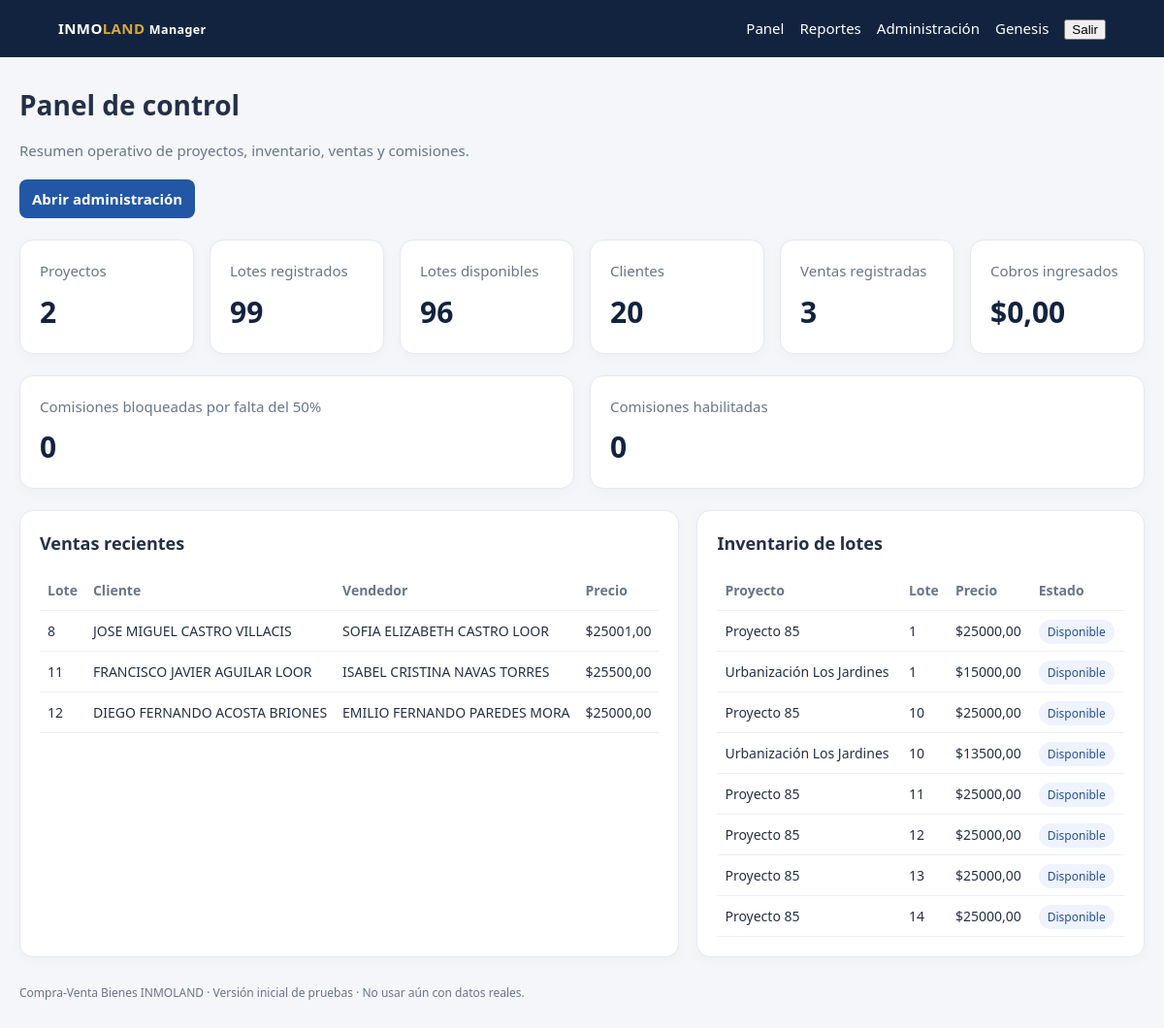
The page / (signed in) on the database its author committed.
### core/models.py (models this page shows, shortened)
class Sale(models.Model):
    class SaleType(models.TextChoices):
        CASH = "cash", "Contado"
        CREDIT = "credit", "Crédito directo"
    lot = models.ForeignKey(Lot, on_delete=models.PROTECT, related_name="sales", verbose_name="Lote")
    client = models.ForeignKey(Client, on_delete=models.PROTECT, related_name="sales", verbose_name="Cliente")
    seller = models.ForeignKey(Seller, on_delete=models.PROTECT, related_name="sales", verbose_name="Vendedor")
    sale_type = models.CharField("Modalidad", max_length=10, choices=SaleType.choices)
    sale_date = models.DateField("Fecha de venta", default=timezone.localdate)
    final_price = models.DecimalField("Precio final", max_digits=14, decimal_places=2, validators=[MinValueValidator(0)])
    initial_payment = models.DecimalField("Abono inicial", max_digits=14, decimal_places=2, default=0, validators=[MinValueValidator(0)])
    credit_months = models.PositiveSmallIntegerField(
        "Plazo del crédito (meses)",
        default=30,
    )
    interest_type = models.CharField(
        "Tipo de interés",
        max_length=15,
        choices=[
            ("none", "Sin intereses"),
            ("monthly_rate", "Con tasa mensual"),
        ],
        default="none",
    )
    monthly_interest_rate = models.DecimalField(
    "Tasa de interés mensual (%)",
    max_digits=6,
    decimal_places=3,
    default=0,
    validators=[MinValueValidator(0)],
)
    notes = models.TextField("Notas", blank=True)
    class Meta:
        ordering = ["-sale_date", "-id"]
        verbose_name = "Venta"
        verbose_name_plural = "Ventas"

class Lot(models.Model):
    class Status(models.TextChoices):
        AVAILABLE = "available", "Disponible"
        RESERVED = "reserved", "Separado"
        PROMISE = "promise", "Promesa firmada"
        DEED = "deed", "Escriturado"
        CASH = "cash", "Vendido al contado"
        CREDIT = "credit", "Vendido a crédito"
    project = models.ForeignKey(Project, on_delete=models.PROTECT, related_name="lots", verbose_name="Proyecto")
    number = models.CharField("Número de lote", max_length=30)
    block = models.CharField("Manzana / cuadra", max_length=30, blank=True)
    block_ref = models.ForeignKey("Block", on_delete=models.SET_NULL, null=True, blank=True, related_name="lots", verbose_name="Cuadra o manzana")
    street = models.CharField("Calle / ubicación", max_length=150, blank=True)
    area_m2 = models.DecimalField("Superficie (m²)", max_digits=10, decimal_places=2, default=0, validators=[MinValueValidator(0)])
    front_m = models.DecimalField("Frente (m)", max_digits=8, decimal_places=2, null=True, blank=True, validators=[MinValueValidator(0)])
    back_m = models.DecimalField("Fondo / lado posterior (m)", max_digits=8, decimal_places=2, null=True, blank=True, validators=[MinValueValidator(0)])
    right_side_m = models.DecimalField("Lado derecho (m)", max_digits=8, decimal_places=2, null=True, blank=True, validators=[MinValueValidator(0)])
    left_side_m = models.DecimalField("Lado izquierdo (m)", max_digits=8, decimal_places=2, null=True, blank=True, validators=[MinValueValidator(0)])
    sale_price = models.DecimalField("Precio de venta", max_digits=14, decimal_places=2, validators=[MinValueValidator(0)])
    status = models.CharField("Estado", max_length=20, choices=Status.choices, default=Status.AVAILABLE)
    notes = models.TextField("Notas", blank=True)
    class Meta:
        ordering = ["project", "block", "number"]
        constraints = [models.UniqueConstraint(fields=["project", "number"], name="unique_lot_number_per_project")]
        verbose_name = "Lote"
        verbose_name_plural = "Lotes"

class Client(models.Model):
    first_name = models.CharField("Nombres", max_length=100)
    last_name = models.CharField("Apellidos", max_length=100)
    identification = models.CharField("Cédula/RUC", max_length=20, blank=True)
    phone = models.CharField("Teléfono", max_length=30, blank=True)
    email = models.EmailField("Correo electrónico", blank=True)
    whatsapp = models.CharField("WhatsApp", max_length=30, blank=True)
    accepts_notifications = models.BooleanField("Acepta notificaciones", default=False)
    notes = models.TextField("Notas", blank=True)
    class Meta:
        ordering = ["last_name", "first_name"]
        verbose_name = "Cliente"
        verbose_name_plural = "Clientes"
    def __str__(self):
        return f"{self.first_name} {self.last_name}"

class Seller(models.Model):
    user = models.OneToOneField(settings.AUTH_USER_MODEL, on_delete=models.SET_NULL, null=True, blank=True, verbose_name="Usuario vinculado")
    name = models.CharField("Nombre del vendedor", max_length=150)
    fixed_commission = models.DecimalField("Comisión por lote", max_digits=12, decimal_places=2, default=Decimal("1000.00"))
    is_sales_manager = models.BooleanField("Es jefe de ventas", default=False)
    active = models.BooleanField("Activo", default=True)
    class Meta:
        ordering = ["name"]
        verbose_name = "Vendedor"
        verbose_name_plural = "Vendedores"
    def __str__(self):
        return self.name

class Project(models.Model):
    name = models.CharField("Nombre del proyecto", max_length=150)
    location = models.CharField("Ubicación", max_length=200, blank=True)
    acquisition_cost = models.DecimalField("Costo de adquisición", max_digits=14, decimal_places=2, default=0, validators=[MinValueValidator(0)])
    development_costs = models.DecimalField("Gastos de urbanización", max_digits=14, decimal_places=2, default=0, validators=[MinValueValidator(0)])
    notes = models.TextField("Notas", blank=True)
    created_at = models.DateTimeField("Creado", auto_now_add=True)
    plan_image = models.ImageField(
    "Plano del proyecto",
    upload_to="planos_proyectos/",
    blank=True,
    null=True,
)
    class Meta:
        ordering = ["name"]
        verbose_name = "Proyecto"
        verbose_name_plural = "Proyectos"

### core/views.py (the view)
# urls.py: path("", dashboard, name="dashboard"),
@login_required
def dashboard(request):
    paid_total = Payment.objects.aggregate(total=Sum("amount"))["total"] or Decimal("0.00")
    context = {
        "projects_count": Project.objects.count(),
        "lots_count": Lot.objects.count(),
        "available_count": Lot.objects.filter(status=Lot.Status.AVAILABLE).count(),
        "clients_count": Client.objects.count(),
        "sales_count": Sale.objects.count(),
        "paid_total": paid_total,
        "blocked_commissions": Commission.objects.filter(status=Commission.Status.BLOCKED).count(),
        "enabled_commissions": Commission.objects.filter(status=Commission.Status.ENABLED).count(),
        "recent_sales": Sale.objects.select_related("lot", "lot__project", "client", "seller")[:8],
        "recent_lots": Lot.objects.select_related("project").order_by("status", "number")[:8],
    }
    return render(request, "core/dashboard.html", context)

### templates/core/dashboard.html (shortened to what this page needs)
{% extends "base.html" %}
{% block content %}
<h1>Panel de control</h1>
<p class="sub">Resumen operativo de proyectos, inventario, ventas y comisiones.</p>
<div style="margin-top:18px"><a class="btn" href="/admin/">Abrir administración</a></div>
<div class="cards">
  <div class="card"><div class="sub">Proyectos</div><div class="metric">{{ projects_count }}</div></div>
  <div class="card"><div class="sub">Lotes registrados</div><div class="metric">{{ lots_count }}</div></div>
  <div class="card"><div class="sub">Lotes disponibles</div><div class="metric">{{ available_count }}</div></div>
  <div class="card"><div class="sub">Clientes</div><div class="metric">{{ clients_count }}</div></div>
  <div class="card"><div class="sub">Ventas registradas</div><div class="metric">{{ sales_count }}</div></div>
  <div class="card"><div class="sub">Cobros ingresados</div><div class="metric">${{ paid_total|floatformat:2 }}</div></div>
</div>
<div class="cards">
  <div class="card"><div class="sub">Comisiones bloqueadas por falta del 50%</div><div class="metric">{{ blocked_commissions }}</div></div>
  <div class="card"><div class="sub">Comisiones habilitadas</div><div class="metric">{{ enabled_commissions }}</div></div>
</div>
<div class="section">
  <div class="card">
    <h2>Ventas recientes</h2><div class="table-wrap"><table>
      <thead><tr><th>Lote</th><th>Cliente</th><th>Vendedor</th><th>Precio</th></tr></thead>
      <tbody>{% for sale in recent_sales %}<tr><td>{{ sale.lot.number }}</td><td>{{ sale.client }}</td><td>{{ sale.seller }}</td><td>${{ sale.final_price|floatformat:2 }}</td></tr>
      {% empty %}<tr><td colspan="4" class="sub">Aún no hay ventas. Registra una desde Administración.</td></tr>{% endfor %}</tbody>
    </table></div>
  </div>
  <div class="card">
    <h2>Inventario de lotes</h2><div class="table-wrap"><table>
      <thead><tr><th>Proyecto</th><th>Lote</th><th>Precio</th><th>Estado</th></tr></thead>
      <tbody>{% for lot in recent_lots %}<tr><td>{{ lot.project.name }}</td><td>{{ lot.number }}</td><td>${{ lot.sale_price|floatformat:2 }}</td><td><span class="pill">{{ lot.get_status_display }}</span></td></tr>
      {% empty %}<tr><td colspan="4" class="sub">Aún no hay lotes registrados.</td></tr>{% endfor %}</tbody>
    </table></div>
  </div>
</div>
{% endblock %}

### templates/base.html (shortened to what this page needs)
<!doctype html>
<html lang="es">
<head>
</head>
<body>
<header>
  <div class="brand">INMO<span>LAND</span> <small>Manager</small></div>
  <nav>
  {% if user.is_authenticated %}
    <a href="/">Panel</a>
    <a href="{% url 'reportes_index' %}">Reportes</a>
    <a href="/admin/">Administración</a>
    <span>{{ user.username }}</span>
    <form action="{% url 'logout' %}" method="post" style="margin:0">{% csrf_token %}<button type="submit">Salir</button></form>
  {% endif %}
</nav>
</header>
<main class="container">{% block content %}{% endblock %}
<div class="footer">Compra-Venta Bienes INMOLAND · Versión inicial de pruebas · No usar aún con datos reales.</div>
</main>
</body>
</html>

### templates/base.html (style rules this page uses)
:root { --navy:#12233f;--blue:#2157a5;--gold:#d7a83e;--bg:#f4f6fa;--text:#243047;--muted:#68758a }
* { box-sizing:border-box }
body { margin:0;background:var(--bg);color:var(--text);font:15px/1.5 system-ui,-apple-system,Segoe UI,sans-serif }
header { background:var(--navy);color:#fff;padding:18px 5%;display:flex;justify-content:space-between;align-items:center;gap:20px;flex-wrap:wrap }
.brand { font-weight:800;letter-spacing:.4px }
.brand span { color:var(--gold) }
nav { display:flex;gap:16px;align-items:center;flex-wrap:wrap }
a { color:var(--blue);text-decoration:none }
header a { color:#fff }
.container { max-width:1200px;margin:28px auto;padding:0 20px }
.sub { color:var(--muted) }
.cards { display:grid;grid-template-columns:repeat(auto-fit,minmax(180px,1fr));gap:16px;margin:22px 0 }
.card { background:#fff;border:1px solid #e5e9f1;border-radius:14px;padding:20px;box-shadow:0 3px 12px #13213b08 }
.metric { font-size:30px;font-weight:800;margin-top:8px;color:var(--navy) }
h1 { font-size:28px;margin:0 }
h2 { font-size:18px;margin:0 0 14px }
.section { display:grid;grid-template-columns:1fr 1fr;gap:18px }
.table-wrap { overflow-x:auto }
table { width:100%;border-collapse:collapse;font-size:14px }
th,td { text-align:left;padding:10px 8px;border-bottom:1px solid #edf0f5;white-space:nowrap }
th { color:var(--muted);font-weight:650 }
.btn { display:inline-block;background:var(--blue);color:#fff;padding:9px 13px;border-radius:8px;font-weight:650 }
.pill { background:#eef3ff;color:#244f98;border-radius:99px;padding:4px 9px;font-size:12px }
.footer { margin-top:28px;color:var(--muted);font-size:12px }

### rows shown on the page
Sale: lot.number "8", client "JOSE MIGUEL CASTRO VILLACIS", seller "SOFIA ELIZABETH CASTRO LOOR", final_price "25001,00"
Sale: lot.number "11", client "FRANCISCO JAVIER AGUILAR LOOR", seller "ISABEL CRISTINA NAVAS TORRES", final_price "25500,00"
Sale: lot.number "12", client "DIEGO FERNANDO ACOSTA BRIONES", seller "EMILIO FERNANDO PAREDES MORA", final_price "25000,00"
Lot: project.name "Proyecto 85", number "1", sale_price "25000,00", status "Disponible"
Lot: project.name "Urbanización Los Jardines", number "1", sale_price "15000,00", status "Disponible"
Lot: project.name "Proyecto 85", number "10", sale_price "25000,00", status "Disponible"
Lot: project.name "Urbanización Los Jardines", number "10", sale_price "13500,00", status "Disponible"
Lot: project.name "Proyecto 85", number "11", sale_price "25000,00", status "Disponible"
Lot: project.name "Proyecto 85", number "12", sale_price "25000,00", status "Disponible"
Lot: project.name "Proyecto 85", number "13", sale_price "25000,00", status "Disponible"
Lot: project.name "Proyecto 85", number "14", sale_price "25000,00", status "Disponible"

### other values the page prints
{{ user.username }} "Genesis"
{{ projects_count }} "2"
{{ lots_count }} "99"
{{ available_count }} "96"
{{ clients_count }} "20"
{{ sales_count }} "3"
{{ paid_total|floatformat:2 }} "0,00"
{{ blocked_commissions }} "0"
{{ enabled_commissions }} "0"
